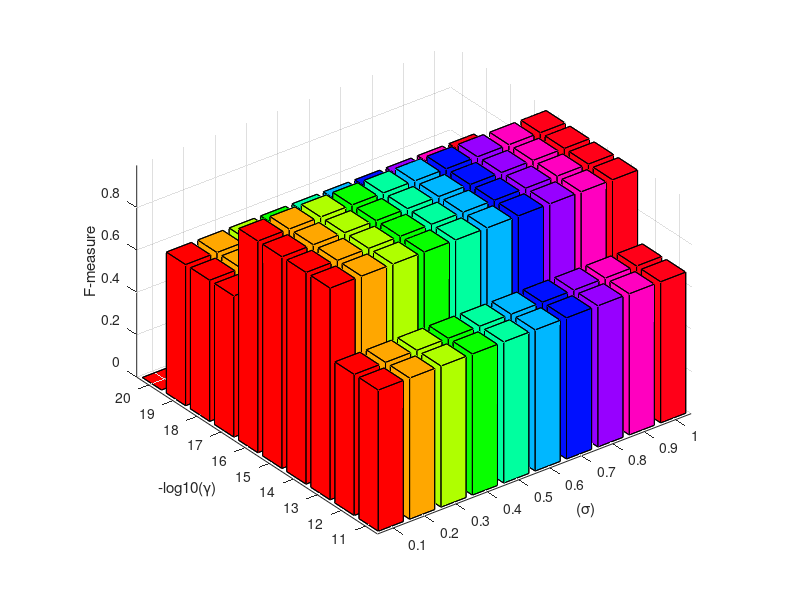

Recreate this plot in MATLAB.
%% F-measure
% close all
% clear all
% clc
figure('Color',[1 1 1]);
load('F_measure_glass04vs5_fix_lambda.mat')
AA=F_measure_glass04vs5_fix_lambda;
xa=[0.1 0.2 0.3 0.4 0.5 0.6 0.7 0.8 0.9 1];
ya=[20 19 18 17 16 15 14 13 12 11];
[x,y]=meshgrid(xa,ya);
%mesh(x,y,AA,'LineWidth',3.0)
colormap hsv
bar3(AA)
set(gca,'XTickLabel',xa);
set(gca,'YTickLabel',ya);
xlabel('(\sigma)');
ylabel('-log10(\gamma)'); 
zlabel('F-measure')
